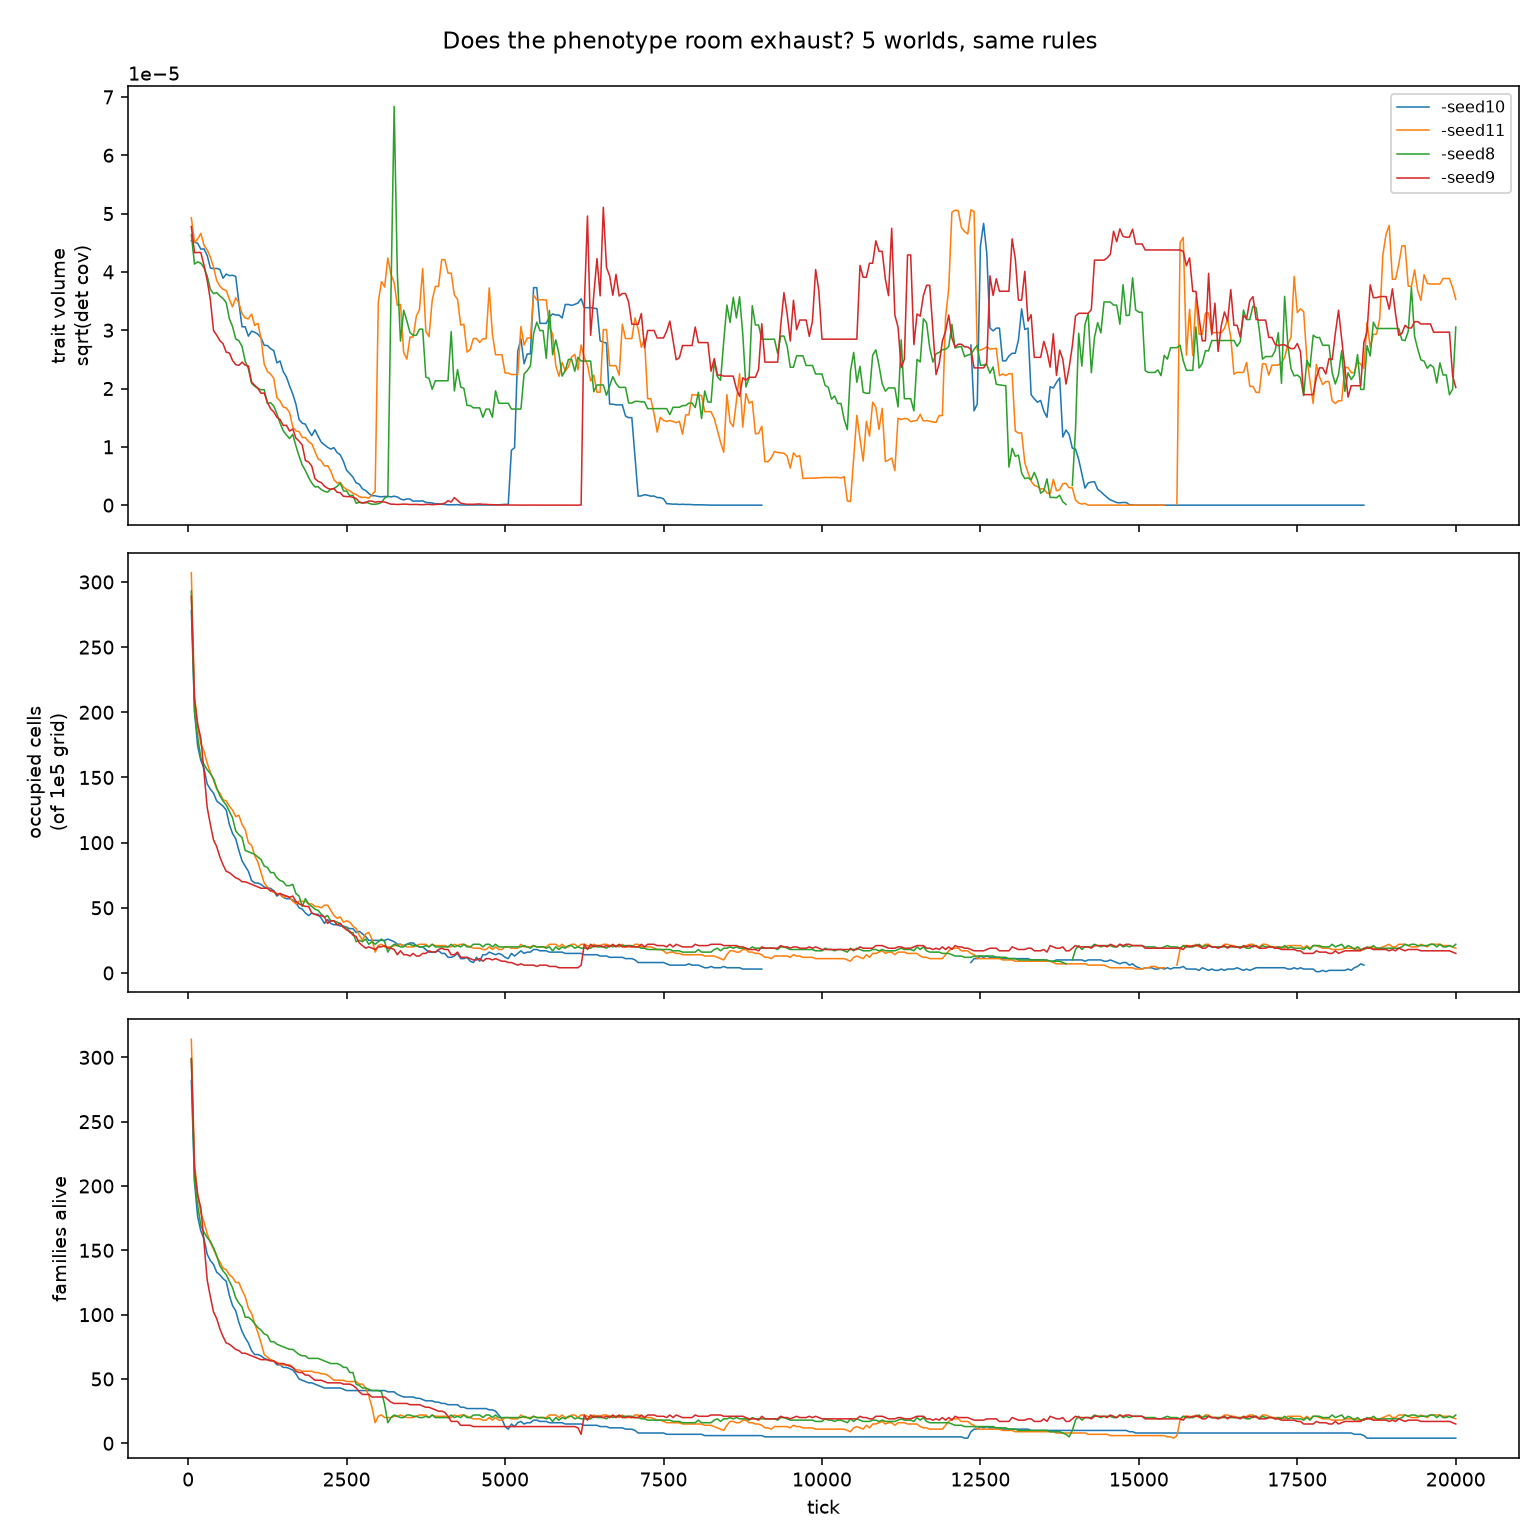

Generate this figure with Python:
"""breath.py — does the world's trait space saturate?

Open thread #2: worlds "run out of breath". Hypothesis:
fixed perception channels = fixed phenotype box -> novelty
exhausts, selection rotates families inside a bounded room.

Test on existing censuses (no new sims). Per tick:
  vol   = sqrt(det(cov + eps*I)) — generalized trait volume
  cells = fraction of a 0.1-grid over [0,1]^5 that is occupied
  fams  = family count; born = new family ids per 1000 ticks

Verdict reads the CURVES, not the tail: does vol plateau?
do births decay to zero? If both -> breath ends because
space ends. If births decay but vol holds -> rotation, not
exhaustion.
"""

import csv
import glob
import os
import re

import numpy as np
import matplotlib.pyplot as plt

ROOT = os.path.dirname(os.path.dirname(os.path.abspath(__file__)))
TRAITS = ('speed', 'appetite', 'effic', 'vigil', 'resist')
GRID = 0.1


def load_series(path):
    rows = list(csv.DictReader(open(path)))
    ticks = np.array(sorted({int(r['tick']) for r in rows}))
    tr = np.array([[float(r[k]) for k in TRAITS] for r in rows])
    tt = np.array([int(r['tick']) for r in rows])
    fam = np.array([int(r['fam']) for r in rows])
    vol, cells, nf = [], [], []
    for t in ticks:
        m = tt == t
        X = tr[m]
        if len(X) < 6:
            vol.append(np.nan); cells.append(np.nan); nf.append(m.sum()); continue
        c = np.cov(X.T) + 1e-8 * np.eye(5)
        vol.append(float(np.sqrt(np.linalg.det(c))))
        occ = {tuple(int(v / GRID) for v in x) for x in X}
        cells.append(len(occ) / 10 ** 5)
        nf.append(m.sum())
    first = {}
    for f, t in zip(fam, tt):
        first.setdefault(f, t)
    born = np.array([sum(1 for v in first.values() if t <= v < t + 1000)
                     for t in range(0, int(ticks.max()), 1000)])
    return ticks, np.array(vol), np.array(cells), np.array(nf), born


if __name__ == '__main__':
    runs = sorted(glob.glob(os.path.join(ROOT, 'runs/family-seed*/families.csv')))
    fig, axes = plt.subplots(3, 1, figsize=(11, 11), sharex=True)
    print(f'{"run":<16} {"vol(0-5k)":>10} {"vol(15k+)":>10} '
          f'{"born(0-5k)":>11} {"born(15k+)":>11} {"fams(last)":>10}')
    for path in runs:
        name = re.search(r'family(-seed\d+)', path).group(1)
        ticks, vol, cells, nf, born = load_series(path)
        axes[0].plot(ticks, vol, lw=0.8, label=name)
        axes[1].plot(ticks, cells * 1e5, lw=0.8)
        axes[2].plot(ticks, nf, lw=0.8)
        early = vol[(ticks > 0) & (ticks < 5000)]
        late = vol[ticks > 15000]
        print(f'{name:<16} {np.nanmedian(early):>10.5f} '
              f'{np.nanmedian(late):>10.5f} '
              f'{born[:5].sum():>11} {born[15:].sum():>11} '
              f'{int(nf[~np.isnan(nf)][-1]):>10}')
    axes[0].set_ylabel('trait volume\nsqrt(det cov)')
    axes[1].set_ylabel('occupied cells\n(of 1e5 grid)')
    axes[2].set_ylabel('families alive')
    axes[2].set_xlabel('tick')
    axes[0].legend(fontsize=8)
    fig.suptitle('Does the phenotype room exhaust? 5 worlds, same rules')
    fig.tight_layout()
    out = os.path.join(ROOT, 'petri/breath.png')
    fig.savefig(out, dpi=140)
    print(out)
